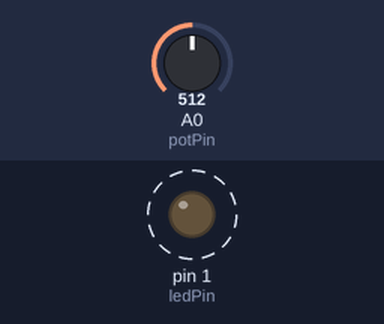
Recording of a sketch running on a simulated Arduino Uno, built with avr-gcc and run on an emulated ATmega328P. Parts: output pins drawn as LEDs (lit = HIGH). Dashed ring = blinking. The test bench sets the inputs (shaded band); at power-on: A0 (potPin) = 512.

Above: at 1.8 s.
1.9 s: A0 (potPin) set to 0
At 3.0 s:
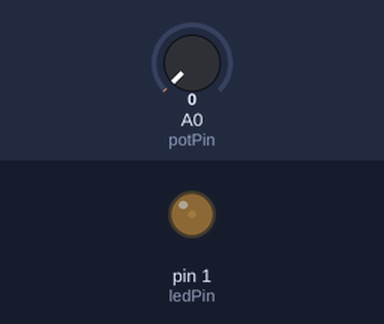
3.6 s: A0 (potPin) set to 122
At 3.9 s:
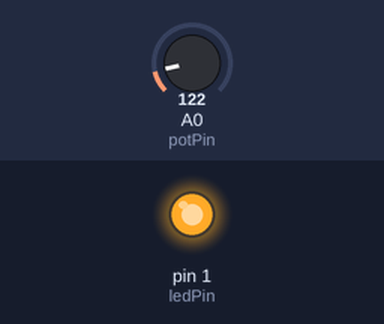
Timing chart, 0 to 13.1 s (numbered marks = the images above; inputs shaded):
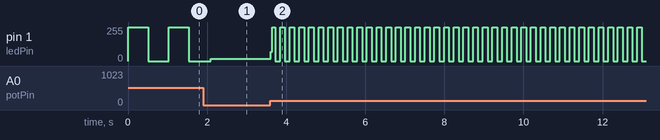

The sketch:

Practica_04.ino
```cpp
int potPin = 0; // Pin del potenciómetro (analógico)
int ledPin = 1; // Pin del LED
int value = 0; // Variable para almacenar el valor leído del potenciómetro

void setup()
{
    pinMode(ledPin, OUTPUT); // Establece el pin del LED como salida
}

void loop()
{
    value = analogRead(potPin); // Lee el valor del potenciómetro (0-1023)
    digitalWrite(ledPin, HIGH); // Enciende el LED
    delay(value); // Espera un tiempo proporcional al valor del potenciómetro
    digitalWrite(ledPin, LOW); // Apaga el LED
    delay(value); // Espera nuevamente el mismo tiempo
}
```

Measured:
- after the input at 3.6 s, pin 1 (ledPin): 16/255 → 69/255 at once, then moves between 0/255 and 255/255, repeating every 0.24 s
- by itself, pin 1 (ledPin): alternates 255/255 for 0.51 s and 0/255 for 0.51 s
